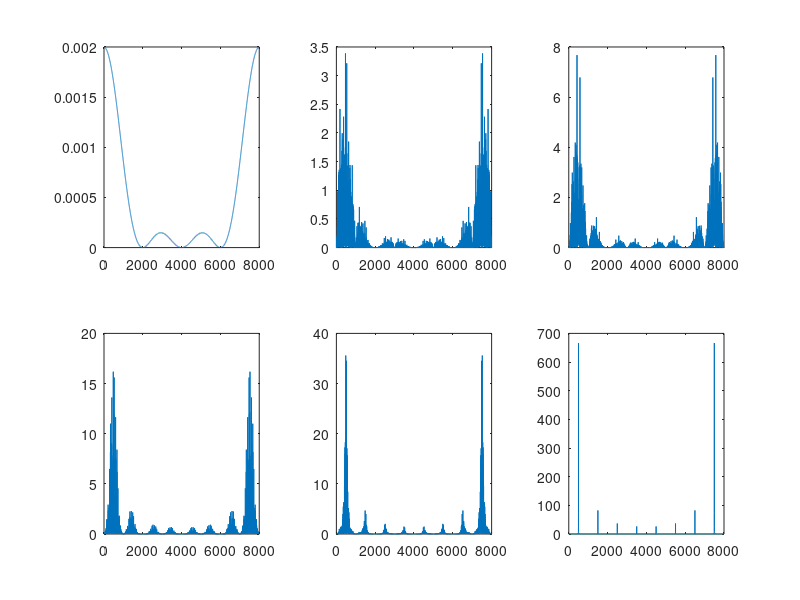

Source code (MATLAB):

clear all; close all;
figure;
i = 0;
for prob = 1: -0.2: 0
    i = i + 1;
    N = 1001;   % sample 1000 points, 1 is added as the initial source
    T = 1;  % the time period is 1 s
    sampleRate = 8;
    
    pobability = rand(1,N);
    source = zeros(1,N);
    
    source(pobability > prob) = 1;  % generate the source
    source(1) = 1;
    
    t = 0: 1/sampleRate/N: T - 1/sampleRate/N;
    
    % The AMI results
    f = zeros(1, N);
    AMI = zeros(1, N * sampleRate);
    
    for k = 2 : 1: 1000
        f(k) = mod((f(k-1) + source(k)), 2);  % generate the f
    end
    send = zeros(1, N);
    for k = 1 : 1: N
        if(source(k)==0)
            send(k) = 0;
        elseif(f(k) == 1)
            send(k) = 1;
        else
            send(k) = -1;
        end
        AMI((k - 1) * sampleRate + 2 : k * sampleRate - 3) = send(k);
    end
    subplot(2, 3, i)
    SPower_AMI = 1 / length(AMI) * abs(fft(AMI)) .^ 2;
    plot(SPower_AMI);
    xlim([0 length(SPower_AMI)])
end